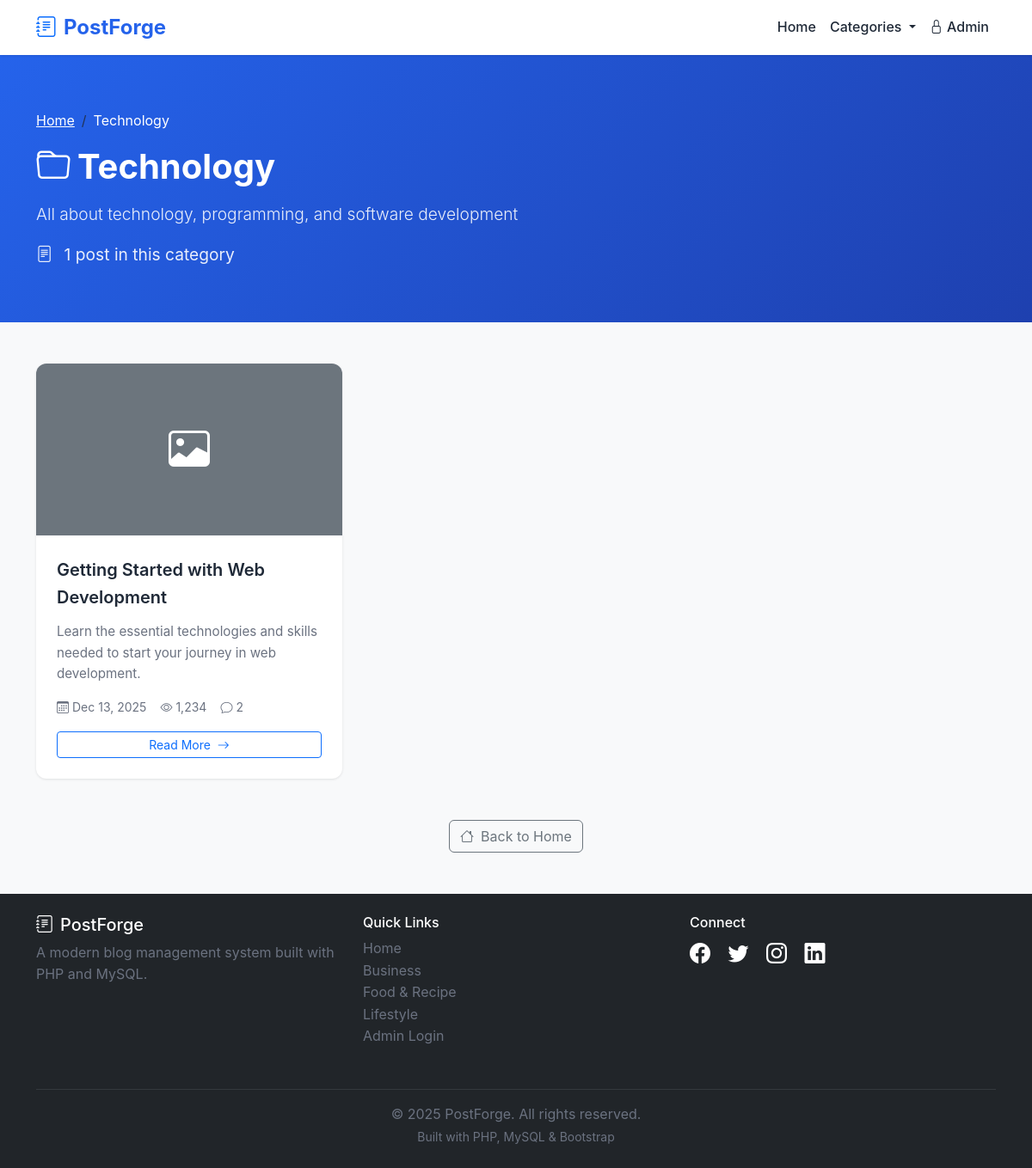
Page /category.php?slug=technology on the committed database.
### tables this page shows
CREATE TABLE IF NOT EXISTS categories (
    id INT PRIMARY KEY AUTO_INCREMENT,
    name VARCHAR(100) UNIQUE NOT NULL,
    slug VARCHAR(100) UNIQUE NOT NULL,
    description TEXT,
    created_at TIMESTAMP DEFAULT CURRENT_TIMESTAMP,
    INDEX idx_slug (slug)
);

CREATE TABLE IF NOT EXISTS posts (
    id INT PRIMARY KEY AUTO_INCREMENT,
    title VARCHAR(255) NOT NULL,
    slug VARCHAR(255) UNIQUE NOT NULL,
    content TEXT NOT NULL,
    excerpt TEXT,
    featured_image VARCHAR(255),
    category_id INT,
    author_id INT,
    status ENUM('draft', 'published') DEFAULT 'draft',
    views INT DEFAULT 0,
    created_at TIMESTAMP DEFAULT CURRENT_TIMESTAMP,
    updated_at TIMESTAMP DEFAULT CURRENT_TIMESTAMP ON UPDATE CURRENT_TIMESTAMP,
    published_at TIMESTAMP NULL,
    FOREIGN KEY (category_id) REFERENCES categories(id) ON DELETE SET NULL,
    FOREIGN KEY (author_id) REFERENCES admins(id) ON DELETE CASCADE,
    INDEX idx_slug (slug),
    INDEX idx_status (status),
    INDEX idx_category (category_id),
    INDEX idx_author (author_id),
    INDEX idx_created (created_at),
    FULLTEXT idx_search (title, content)
);

### includes/functions.php (called while the page is built, shortened)
<?php
function sanitize($data) {
    return htmlspecialchars($data, ENT_QUOTES, 'UTF-8');
}
function formatDate($date, $format = 'M d, Y') {
    return date($format, strtotime($date));
}
function truncate($text, $length = 100, $suffix = '...') {
    return $text;
}
function formatNumber($number) {
    return number_format($number);
}

### public/category.php (the view, shortened to what this page needs)
<?php
require_once '../includes/functions.php';
$categorySlug = $_GET['slug'] ?? '';
try {
    $db = getDB();
    $catStmt = $db->prepare("SELECT * FROM categories WHERE slug = :slug");
    $catStmt->execute(['slug' => $categorySlug]);
    $category = $catStmt->fetch();
    $page = isset($_GET['page']) ? (int)$_GET['page'] : 1;
    $countStmt = $db->prepare("
        SELECT COUNT(*) as count FROM posts
        WHERE category_id = :category_id AND status = 'published'
    ");
    $countStmt->execute(['category_id' => $category['id']]);
    $total = $countStmt->fetch()['count'];
    $pagination = getPagination($total, POSTS_PER_PAGE, $page);
    $postsStmt = $db->prepare("
        SELECT p.*, c.name as category_name, c.slug as category_slug, a.full_name as author_name,
               (SELECT COUNT(*) FROM comments WHERE post_id = p.id AND status = 'approved') as comment_count
        FROM posts p
        LEFT JOIN categories c ON p.category_id = c.id
        LEFT JOIN admins a ON p.author_id = a.id
        WHERE p.category_id = :category_id AND p.status = 'published'
        ORDER BY p.published_at DESC
        LIMIT :offset, :limit
    ");
    $postsStmt->execute([
        'category_id' => $category['id'],
        'offset' => $pagination['offset'],
        'limit' => POSTS_PER_PAGE
    ]);
    $posts = $postsStmt->fetchAll();
} catch (PDOException $e) {
    header('Location: index.php');
    exit;
}
include 'includes/header.php';
?>
<div class="hero-section">
    <div class="container">
        <nav aria-label="breadcrumb">
            <ol class="breadcrumb">
                <li class="breadcrumb-item"><a href="index.php" class="text-white">Home</a></li>
                <li class="breadcrumb-item active text-white" aria-current="page">
                    <?php echo sanitize($category['name']); ?>
                </li>
            </ol>
        </nav>
        <h1><i class="bi bi-folder me-2"></i><?php echo sanitize($category['name']); ?></h1>
        <?php if ($category['description']): ?>
            <p class="lead"><?php echo sanitize($category['description']); ?></p>
        <?php endif; ?>
        <p class="mb-0">
            <i class="bi bi-file-text me-2"></i>
            <?php echo formatNumber($total); ?> post<?php echo $total != 1 ? 's' : ''; ?> in this category
        </p>
    </div>
</div>
<div class="container mb-5">
    <div class="row">
        <?php if (empty($posts)): ?>
            <div class="col-12">
                <div class="alert alert-info">
                    <i class="bi bi-info-circle me-2"></i>
                    No posts in this category yet.
                    <a href="index.php" class="alert-link">Browse all posts</a>
                </div>
            </div>
        <?php else: ?>
            <?php foreach ($posts as $post): ?>
                <div class="col-md-6 col-lg-4 mb-4">
                    <div class="card post-card">
                        <?php if ($post['featured_image']): ?>
                            <img src="<?php echo UPLOAD_URL . sanitize($post['featured_image']); ?>"
                                 alt="<?php echo sanitize($post['title']); ?>"
                                 class="post-card-img">
                        <?php else: ?>
                            <div class="post-card-img bg-secondary d-flex align-items-center justify-content-center">
                                <i class="bi bi-image text-white" style="font-size: 3rem;"></i>
                            </div>
                        <?php endif; ?>
                        <div class="post-card-body">
                            <a href="post.php?slug=<?php echo $post['slug']; ?>"
                               class="post-card-title">
                                <?php echo sanitize($post['title']); ?>
                            </a>
                            <p class="post-card-excerpt">
                                <?php echo sanitize(truncate($post['excerpt'], 100)); ?>
                            </p>
                            <div class="post-meta">
                                <span class="post-meta-item">
                                    <i class="bi bi-calendar3"></i>
                                    <?php echo formatDate($post['published_at'], 'M d, Y'); ?>
                                </span>
                                <span class="post-meta-item">
                                    <i class="bi bi-eye"></i>
                                    <?php echo formatNumber($post['views']); ?>
                                </span>
                                <span class="post-meta-item">
                                    <i class="bi bi-chat"></i>
                                    <?php echo $post['comment_count']; ?>
                                </span>
                            </div>
                            <a href="post.php?slug=<?php echo $post['slug']; ?>"
                               class="btn btn-outline-primary btn-sm mt-3 w-100">
                                Read More <i class="bi bi-arrow-right ms-1"></i>
                            </a>
                        </div>
                    </div>
                </div>
            <?php endforeach; ?>
        <?php endif; ?>
    </div>
    <div class="text-center mt-4">
        <a href="index.php" class="btn btn-outline-secondary">
            <i class="bi bi-house me-2"></i>Back to Home
        </a>
    </div>
</div>
<?php include 'includes/footer.php'; ?>

### public/includes/footer.php (shortened to what this page needs)
    </main>
    <footer class="bg-dark text-white mt-5 py-4">
        <div class="container">
            <div class="row">
                <div class="col-md-4 mb-3">
                    <h5><i class="bi bi-journal-text me-2"></i><?php echo SITE_NAME; ?></h5>
                    <p class="text-muted">A modern blog management system built with PHP and MySQL.</p>
                </div>
                <div class="col-md-4 mb-3">
                    <h6>Quick Links</h6>
                    <ul class="list-unstyled">
                        <li><a href="index.php" class="text-muted text-decoration-none">Home</a></li>
                        <?php
                        try {
                            $db = getDB();
                            $footerCatsStmt = $db->query("SELECT * FROM categories ORDER BY name ASC LIMIT 3");
                            $footerCategories = $footerCatsStmt->fetchAll();
                            foreach ($footerCategories as $footerCat):
                        ?>
                            <li>
                                <a href="category.php?slug=<?php echo $footerCat['slug']; ?>"
                                   class="text-muted text-decoration-none">
                                    <?php echo sanitize($footerCat['name']); ?>
                                </a>
                            </li>
                        <?php
                            endforeach;
                        } catch (PDOException $e) {
                        }
                        ?>
                        <li><a href="../admin/login.php" class="text-muted text-decoration-none">Admin Login</a></li>
                    </ul>
                </div>
                <div class="col-md-4 mb-3">
                    <h6>Connect</h6>
                    <div class="social-links">
                        <a href="#" class="text-white me-3"><i class="bi bi-facebook"></i></a>
                        <a href="#" class="text-white me-3"><i class="bi bi-twitter"></i></a>
                        <a href="#" class="text-white me-3"><i class="bi bi-instagram"></i></a>
                        <a href="#" class="text-white me-3"><i class="bi bi-linkedin"></i></a>
                    </div>
                </div>
            </div>
            <hr class="border-secondary">
            <div class="text-center text-muted">
                <p class="mb-0">&copy; <?php echo date('Y'); ?> <?php echo SITE_NAME; ?>. All rights reserved.</p>
                <small>Built with PHP, MySQL & Bootstrap</small>
            </div>
        </div>
    </footer>
</body>
</html>

### assets/css/public.css (style rules this page uses)
:root { --primary-blue: #2563eb; --primary-dark: #1e40af; --success-green: #10b981; --warning-orange: #f59e0b; --danger-red: #ef4444; --info-cyan: #06b6d4; --dark-gray: #1f2937; --medium-gray: #6b7280; --light-gray: #f3f4f6; --border-gray: #e5e7eb; }
* { margin: 0; padding: 0; box-sizing: border-box; }
body { font-family: 'Inter', 'Segoe UI', 'Roboto', sans-serif; background-color: #f8f9fa; color: var(--dark-gray); line-height: 1.6; }
.hero-section { background: linear-gradient(135deg, var(--primary-blue) 0%, var(--primary-dark) 100%); color: white; padding: 4rem 0; margin-bottom: 3rem; }
.hero-section h1 { font-size: 2.5rem; font-weight: 700; margin-bottom: 1rem; }
.hero-section p { font-size: 1.2rem; opacity: 0.9; }
.post-card { border: none; border-radius: 12px; box-shadow: 0 1px 3px rgba(0, 0, 0, 0.1); transition: all 0.3s ease; overflow: hidden; height: 100%; background: white; }
.post-card-img { height: 200px; object-fit: cover; transition: transform 0.3s ease; }
.post-card-body { padding: 1.5rem; }
.post-card-title { font-size: 1.25rem; font-weight: 600; margin-bottom: 0.75rem; color: var(--dark-gray); text-decoration: none; display: block; transition: color 0.3s ease; }
.post-card-excerpt { color: var(--medium-gray); font-size: 0.95rem; margin-bottom: 1rem; line-height: 1.6; }
.post-meta { display: flex; align-items: center; gap: 1rem; font-size: 0.875rem; color: var(--medium-gray); flex-wrap: wrap; }
.post-meta-item { display: flex; align-items: center; gap: 0.25rem; }
footer { margin-top: 4rem; }
.social-links a { font-size: 1.5rem; transition: opacity 0.3s ease; }
.text-muted { color: var(--medium-gray) !important; }

### rows in the picture
categories: name "Technology", description "All about technology, programming, and software development"
posts: title "Getting Started with Web Development", excerpt "Learn the essential technologies and skills needed to start your journey in web development.", published_at "Dec 13, 2025", views "1,234", comment_count "2"
categories: name "Business"
categories: name "Food & Recipe"
categories: name "Lifestyle"

### other values in the picture
SITE_NAME "PostForge"
formatNumber($total) "1"
